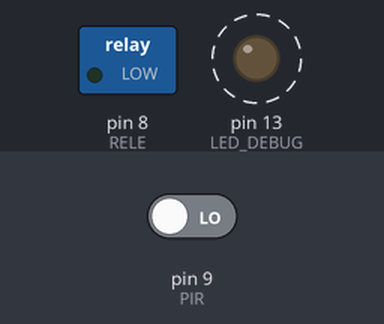
The sketch below on a simulated Arduino Uno, built with avr-gcc and run on an emulated ATmega328P. On the bench: switched loads named in the sketch (green lamp = pin HIGH), output pins drawn as LEDs (lit = HIGH). Dashed ring = blinking. The inputs (shaded band) are chosen by the test bench; at power-on: pin 9 (PIR) LOW.

Above: at 1.2 s.
1.3 s: pin 9 (PIR) driven HIGH
At 1.9 s:
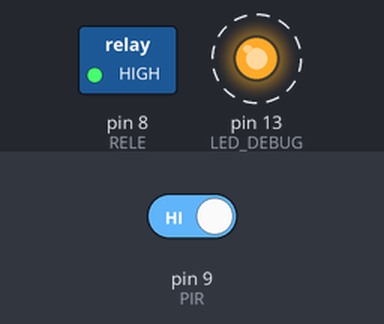
4.3 s: pin 9 (PIR) driven LOW
At 4.75 s:
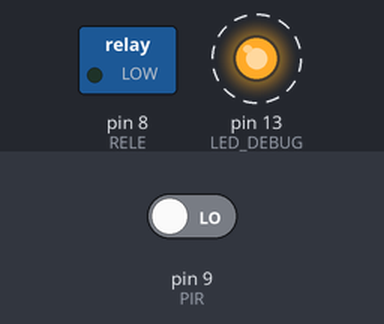
Timing chart, 0 to 13.3 s (numbered marks = the images above; inputs shaded):
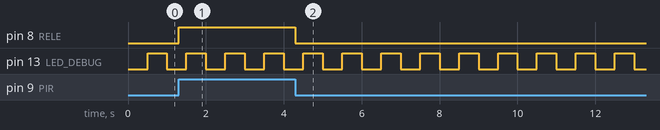

The sketch:

exercicio9sensor.INO
```cpp
#define LED_DEBUG 13 // Definição do pino do LED de debug
#define RELE      8  // Definição do pino do relé
#define PIR       9  // Definição do pino do sensor PIR

// Variáveis para temporização
unsigned long int tempo_atual;
unsigned long int tempo_500ms;

void setup()
{
  // Configuração dos pinos
  pinMode(LED_DEBUG, OUTPUT); // Configura o pino do LED de debug como saída
  pinMode(RELE, OUTPUT);      // Configura o pino do relé como saída
  pinMode(PIR, INPUT);        // Configura o pino do sensor PIR como entrada

  // Inicialização do temporizador usando o método millis()
  tempo_500ms = millis();
}

void loop()
{
  // Atualização do tempo atual
  tempo_atual = millis();

  // Verificação do temporizador a cada 500ms
  if((tempo_atual - tempo_500ms) >= 500)
  {
    // Recarrega o temporizador
    tempo_500ms = millis();

    // Alterna o estado do LED de debug
    digitalWrite(LED_DEBUG, !digitalRead(LED_DEBUG));
  }

  // Controla o relé baseado na leitura do sensor PIR
  digitalWrite(RELE, digitalRead(PIR));
}
```

Measured:
- after the input at 1.3 s, pin 8 (RELE): LOW → HIGH at once
- after the input at 4.3 s, pin 8 (RELE): HIGH → LOW at once
- by itself, pin 13 (LED_DEBUG): alternates HIGH for 0.50 s and LOW for 0.50 s
